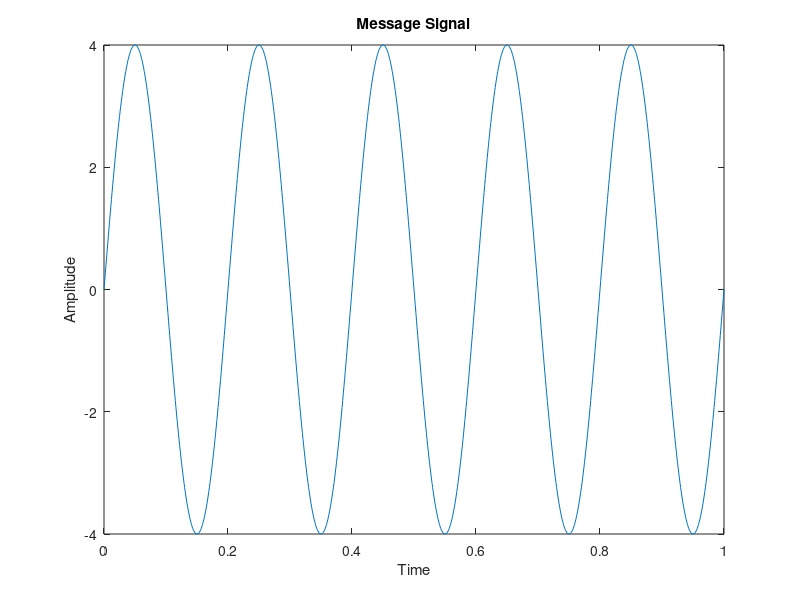
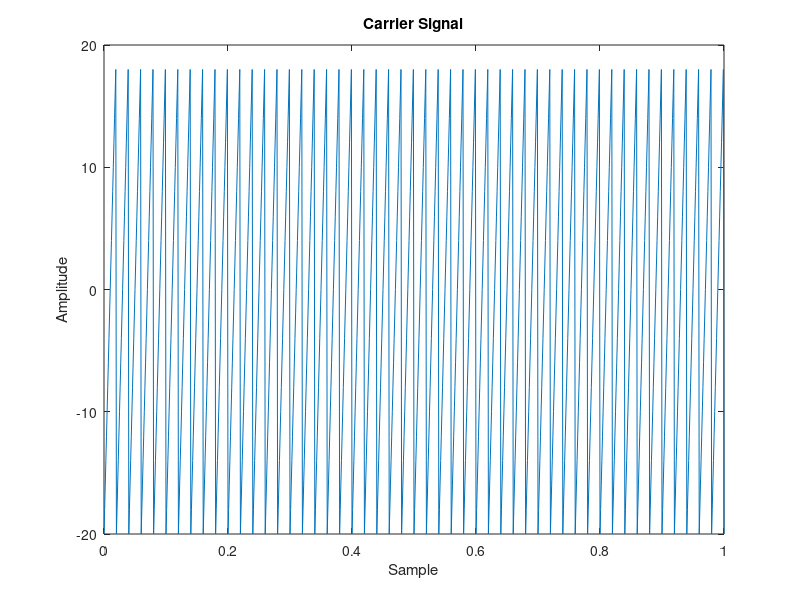
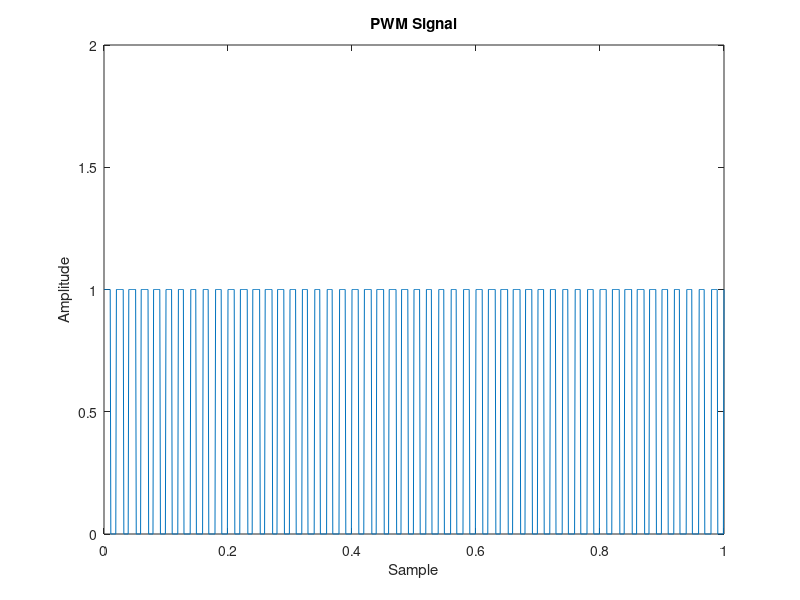

MATLAB code for these plots, in order:
% GROUP-8
% Gyan Pratap Singh 1704088
% Anurag Gupta      1704087
% Lokesh Rao        1704090
% Hement Rawal      1704108

clc;
close all;
clear all;

t = 0:0.001:1;
fc = 50;
fm = 5;
Ac = 20;
Am = 4;

vc = Ac.*sawtooth(2*pi*fc*t);
vm = Am.*sin(2*pi*fm*t);
n = length(vc);
for i = 1:n
    if (vm(i)>=vc(i))
        pwm(i) = 1;
    else
        pwm(i) = 0;
    end
end

% Representation of the Message Signal
figure(1);
plot(t,vm);
xlabel('Time');
ylabel('Amplitude');
title('Message Signal');

% Representation of the Carrier Signal
figure(2);
plot(t,vc);
xlabel('Sample');
ylabel('Amplitude');
title('Carrier Signal');

% Representation of the PWM Signal
figure(3);
plot(t,pwm);
xlabel('Sample');
ylabel('Amplitude');
title('PWM Signal');
axis([0 1 0 2]);
